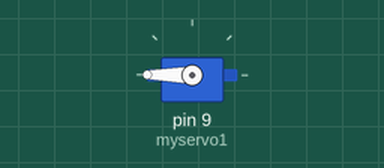
Simulated run of this sketch. Board: Arduino Uno, built with avr-gcc and run on an emulated ATmega328P. Parts: servo. What the sketch prints to the serial monitor is not drawn.

Above: at 0.1 s.
At 5.1 s:
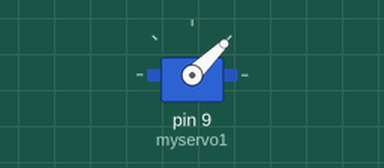
At 22.67 s:
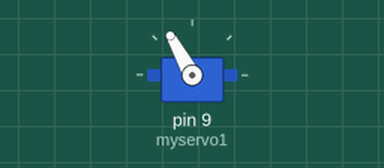
At 39.94 s:
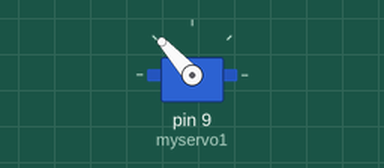
Timing chart, 0 to 40.0 s (numbered marks = the images above):
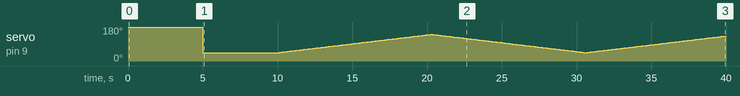

The sketch:

wushuademo.ino
```cpp
#include <Servo.h>

Servo myservo1;//
int Max=3000;       //转速最大时候的pwm
int Min=1000;       //转速最小时候的pwm
int pos=Min;        //初始转速赋值
int sign=0;         //标志位，用于切换转速增大还是减小

void setup() {
  myservo1.attach(9);  //pwm输出口为9号端口
  myservo1.write(Max); //输出定义的pwm最大值，模拟遥控器油门打到最大
  delay(5000);         //等待电机设定最大值，会滴滴的发出声音
  myservo1.write(Min); //输出定义的pwm最小值，模拟遥控器油门打到最小
  delay(5000);         //等待电机设定最小值，会滴滴滴的发出声音
  Serial.begin(9600);
}

void loop()    //电机转速从小变大再变小，反复循环. pwm数值会从串口输出。
{
  delay(10);

  if(sign==0)              //让转速逐渐增大，增大到最大速度的一半
  {
    Serial.println(pos);
    myservo1.write(pos);
    //输出pwm到9号端口
    pos++;
    if(pos==(Max+Min)/2)
    sign=1;
  }
    if(sign==1)              //让转速逐渐减小，减小到电机停止转动
  {
      Serial.println(pos);
      myservo1.write(pos);
      //输出pwm到9号端口
      pos--;
      if(pos==Min)
      sign=0;
  }

}
```

Measured:
- by itself, servo on pin 9 (myservo1): 180° → 44° at 5.0 s, → 45° 5.0 s later, → 46° 0.11 s later, → 47° 0.10 s later, … (283 changes in this stretch)
